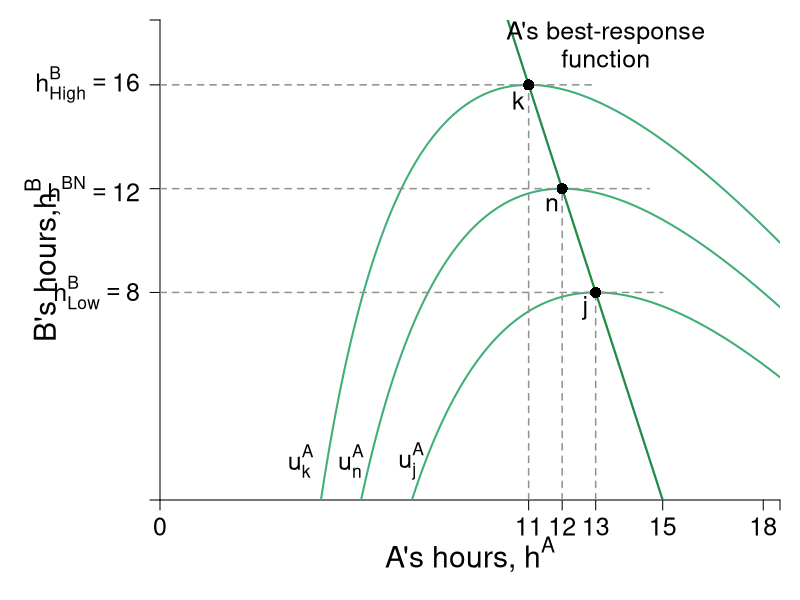

Recreate this plot in R.
require(shape)
pdf(file = "coordination_failures/coord_indiff_brf.pdf", width = 9, height = 7)

#Set parameters for graphics
pointsize <- 1.8
axislabelsize <- 1.8
labelsize <- 1.5
namesize <- 1.8
annotatesize <- 1.5
graphlinewidth <- 2
segmentlinewidth <- 1.5

COL <- c("#7fc97f", "#beaed4", "#fdc086", "#ffff99", "#386cb0", "#f0027f", "#bf5b17", "#666666")
COLA <- c("#99d8c9","#66c2a4","#41ae76", "#238b45", "#005824")
COLB <- c("#4eb3d3", "#2b8cbe", "#0868ac","#084081")
Grays <- gray.colors(25, start = 1, end = 0)

par(mar =  c(5, 8, 1, 1))


uA <- function(ea, eb, alpha = 30, beta = 1/2) {
  (alpha - beta*(ea + eb))*ea - 0.5*(ea)^2
}

hANE <- function(alpha, beta = 1/2){
  alpha/(1 + 3*beta)
}

brfA <- function(ea, alpha = 30, beta = 1/2) {
  (alpha - ea*(1 + 2*beta))/(beta)
}


xlims <- c(0, 18.5)
ylims <- c(0, 18.5)

npts <- 501 
x <- seq(xlims[1], xlims[2], length.out = npts)
y <- seq(ylims[1], ylims[2], length.out = npts) 
a <- c(uA(11, brfA(11)), 
       uA(hANE(alpha = 30, beta = 1/2), hANE(alpha = 30, beta = 1/2)), 
       uA(13, brfA(13))
)

plot(0, 0, xlim = xlims, ylim = ylims, type = "n",
     xlab = expression(paste("")),
     ylab = expression(paste("")), 
     xaxt = "n", 
     yaxt = "n", 
     cex.lab = axislabelsize, 
     bty = "n",
     xaxs = "i", 
     yaxs = "i")

ticksy <- c(0,  brfA(13), 12,  brfA(11), ylims[2])
ylabels <- c(NA, expression(paste(h[Low]^B) == 8), expression(paste(h^{BN}) == 12), expression(paste(h[High]^B) == 16), NA)
ticksx <- c(0, 11, 12, 13,  15, 18, xlims[2])
xlabels <- c(0, 11, 12, 13, 15, 18, NA)
  
  
axis(1, at = ticksx, pos = 0, labels = FALSE)
axis(2, at = ticksy, pos = 0, labels = ylabels, las = 1, cex.axis = labelsize)

text(x = c(0, 11, 12, 13, 15, 18), par("usr")[3] - 0.4, 
     labels = xlabels, srt = 0, pos = 1, xpd = TRUE, cex = labelsize)
  
npts <- 500 
xx1 <- seq(xlims[1], xlims[2], length.out = npts)
lines(xx1, brfA(xx1, alpha = 30, beta = 1/2), col = COLA[4], lwd = graphlinewidth + 0.2)
  
  
contour(y, x, 
        outer(x, y, uA),
        drawlabels = FALSE,
        col = COLA[3],
        lwd = graphlinewidth,
        levels = a, 
        xaxs = "i", 
        yaxs = "i", 
        add = TRUE) 
  
text(0.5*xlims[2], -2.1, expression(paste("A's hours, ", h^A)), xpd = TRUE, cex = axislabelsize)
text(-3.5, 9.25, expression(paste("B's hours,", h^B)), xpd = TRUE, cex = axislabelsize, srt = 90) 

#Label the iso-welfare functions for the A
text(4.2, 1.5, expression(u[k]^A), cex = annotatesize)
text(5.7, 1.5, expression(u[n]^A), cex = annotatesize)
text(7.5, 1.5, expression(u[j]^A), cex = annotatesize)

#Label Nash Equilibrium 
segments(0, 12, 14.6, 12, lty = 2, col = Grays[18], lwd = segmentlinewidth)
segments(12, 0, 12, 12, lty = 2, col = Grays[18], lwd = segmentlinewidth)
points(12, 12, pch = 16, col = "black", cex = 1.5)
text(12 - 0.3, 12 - 0.6, expression(paste("n")), cex = labelsize)

segments(0,  brfA(13),  13 + 2,  brfA(13), lty = 2, col = Grays[18], lwd = segmentlinewidth)
segments(13, 0,  13,  brfA(13), lty = 2, col = Grays[18], lwd = segmentlinewidth)
points(13, brfA(ea = 13), pch = 16, col = "black", cex = 1.5)
text(13 - 0.3, brfA(ea = 13) - 0.6, expression(paste("j")), cex = labelsize)
  
segments(0, brfA(11), 11 + 2, brfA(11), lty = 2, col = Grays[18], lwd = segmentlinewidth)
segments(11, 0, 11, brfA(11), lty = 2, col = Grays[18], lwd = segmentlinewidth)
points(11, brfA(11), pch = 16, col = "black", cex = 1.5)
text(11 - 0.3, brfA(11) - 0.6, expression(paste("k")), cex = labelsize)
  
text(13.3, 18, expression(paste("A's best-response")), xpd = TRUE, cex = labelsize)
text(13.3, 17, expression(paste("function")), xpd = TRUE, cex = labelsize)

  
dev.off()
